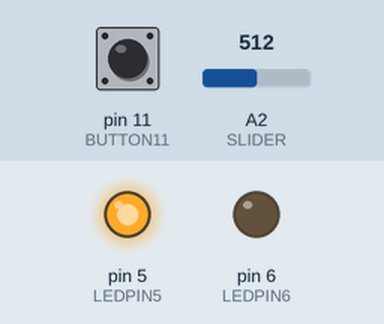
A sketch run on a simulated Arduino Uno, built with avr-gcc and run on an emulated ATmega328P. Parts: output pins drawn as LEDs (lit = HIGH). The test bench sets the inputs (shaded band); at power-on: pin 11 (BUTTON11) HIGH, A2 (SLIDER) = 512. Pins used as bus, display or sensor lines are not drawn.

Above: at 1.2 s.
1.3 s: pin 11 (BUTTON11) pulled LOW for 0.15 s
At 2.4 s:
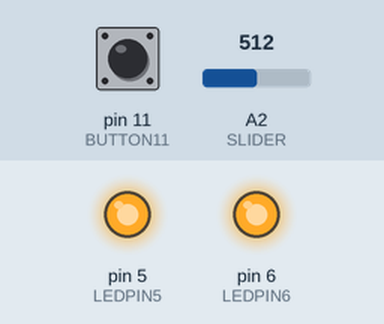
4.4 s: A2 (SLIDER) set to 122
At 4.7 s:
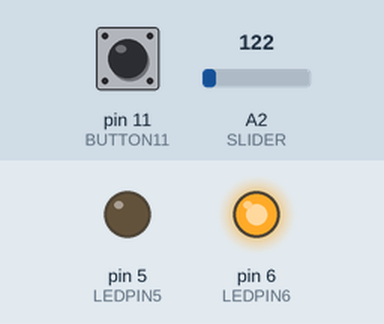
7.4 s: A2 (SLIDER) set to 716
At 8.6 s:
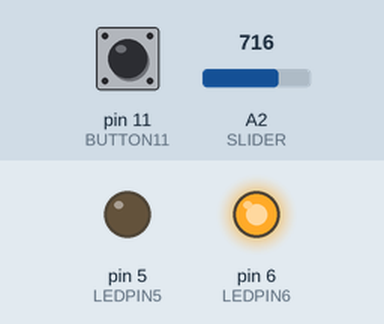
9.5 s: A2 (SLIDER) set to 900
Timing chart, 0 to 12.0 s (numbered marks = the images above; inputs shaded):
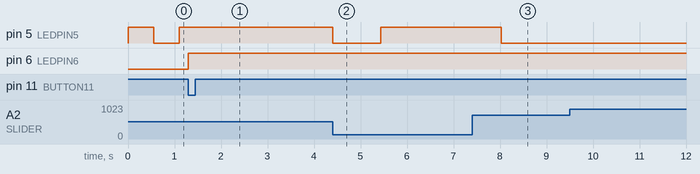

The sketch:

Week_2.ino
```cpp
#include <avr/io.h>
#include <avr/interrupt.h>

#define SLIDER 2
#define BUTTON11 11
#define LEDPIN5 5
#define LEDPIN6 6
#define MINCOUNT 1562
#define MAXCOUNT 15624
#define SLIDERMAX 1023
#define SLIDERDIFF 50

int lastSliderValue; // last value from the slider
bool slowMode = false;
int slowModeCounter = 0;

ISR(TIMER1_COMPA_vect) {
  digitalWrite(2, HIGH);
    if (slowMode) {
      if (slowModeCounter >= 9) {
        digitalWrite(LEDPIN5, !digitalRead(LEDPIN5));
        slowModeCounter = 0;
      }
      else {
        slowModeCounter++;
      }
      return;
    }
    //Serial.println("Deze println maakt de ISR een stuk trager.");
    digitalWrite(LEDPIN5, !digitalRead(LEDPIN5));
    digitalWrite(2, LOW);
}

ISR (PCINT0_vect)
{
    if (digitalRead(BUTTON11) == LOW) {
      digitalWrite(LEDPIN6, !digitalRead(LEDPIN6));
      slowMode = digitalRead(LEDPIN6);
    }
}


void setup()
{
    Serial.begin(9600);
    pinMode(BUTTON11, INPUT);
    digitalWrite(BUTTON11, HIGH);
    pinMode(LEDPIN5, OUTPUT);
    pinMode(LEDPIN6, OUTPUT);
    pinMode(2, OUTPUT);
    digitalWrite(2, LOW);

    // initialize Timer1
    cli();          // disable global interrupts
    TCCR1A = 0;     // set entire TCCR1A register to 0
    TCCR1B = 0;     // same for TCCR1B

    // set compare match register to desired timer count:
    OCR1A = MINCOUNT;
    // turn on CTC mode:
    TCCR1B |= (1 << WGM12);
    // Set CS10 and CS12 bits for 1024 prescaler:
    TCCR1B |= (1 << CS10);
    TCCR1B |= (1 << CS12);
    // enable timer compare interrupt:
    TIMSK1 |= (1 << OCIE1A);

    // initialize BUTTON11
    PCICR |= (1 << PCIE0);
    PCMSK0 |= (1 << PCINT3);

    sei(); // enable global interrupts
}

void loop()
{
    cli(); // disable global interrupts
    int currentSliderValue = analogRead(SLIDER);

    // If significant diff in slider value, update timer maximum count.
    if (abs(currentSliderValue - lastSliderValue) >= SLIDERDIFF) {
      int newMaxCount = map(currentSliderValue, 0, SLIDERMAX, MINCOUNT, MAXCOUNT);
      OCR1A = newMaxCount;

      // If the timer value is higher than the new maximum count, then reset the timer to 0.
      if (TCNT1 >= newMaxCount) {
        TCNT1 = 0;
        digitalWrite(LEDPIN5, !digitalRead(LEDPIN5));
      }
      lastSliderValue = currentSliderValue;
    }
    sei(); // enable global interrupts:
}
```

Measured:
- after the input at 1.3 s, pin 5 (LEDPIN5): stops changing and stays HIGH; pin 6 (LEDPIN6): LOW → HIGH at once
- after the input at 4.4 s, pin 5 (LEDPIN5): HIGH → LOW after 0.00 s instead of 2.2 s
- after the input at 7.4 s, pin 5 (LEDPIN5): HIGH → LOW after 0.63 s instead of 0.11 s
- after the input at 9.5 s, every drawn part: stays the same
